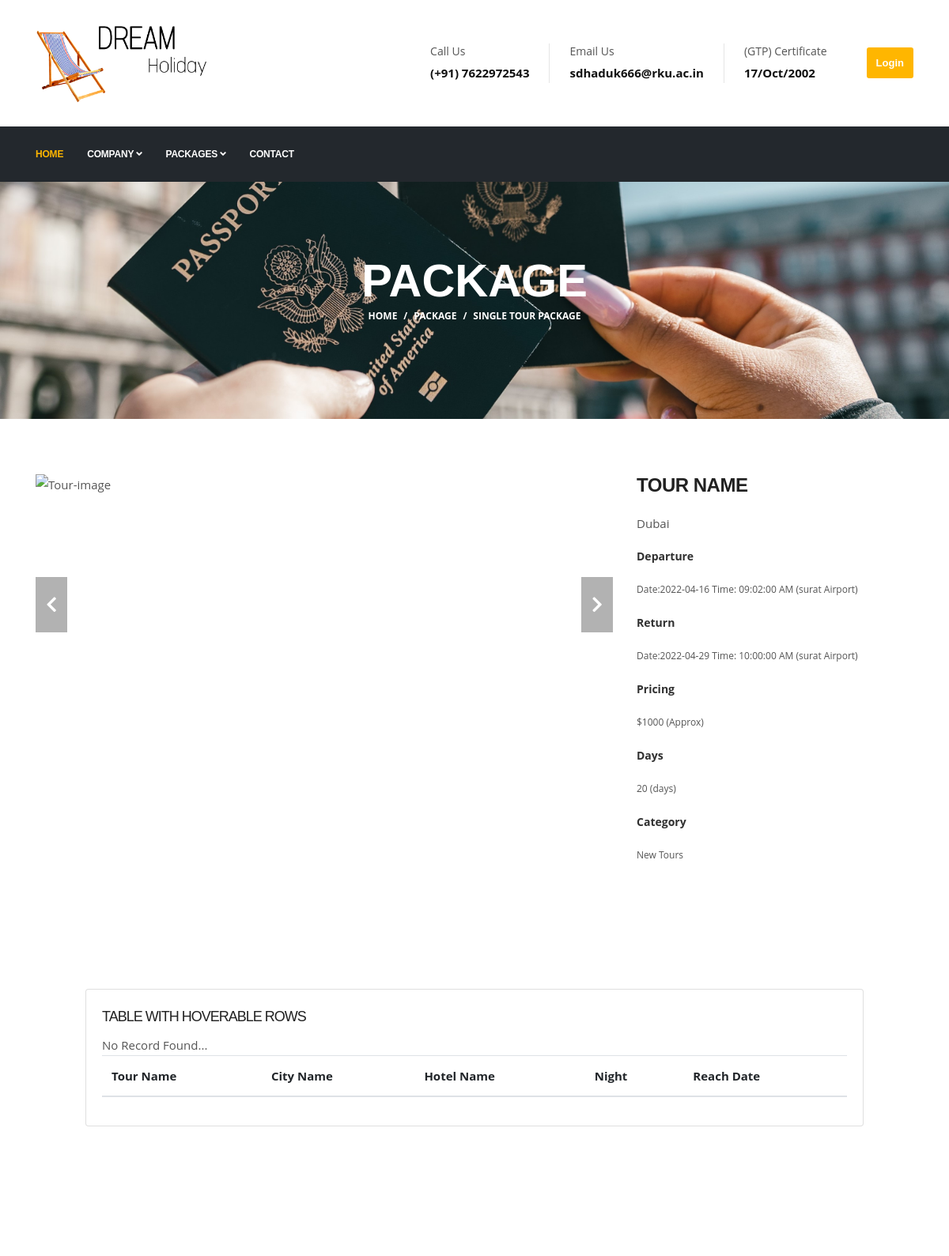
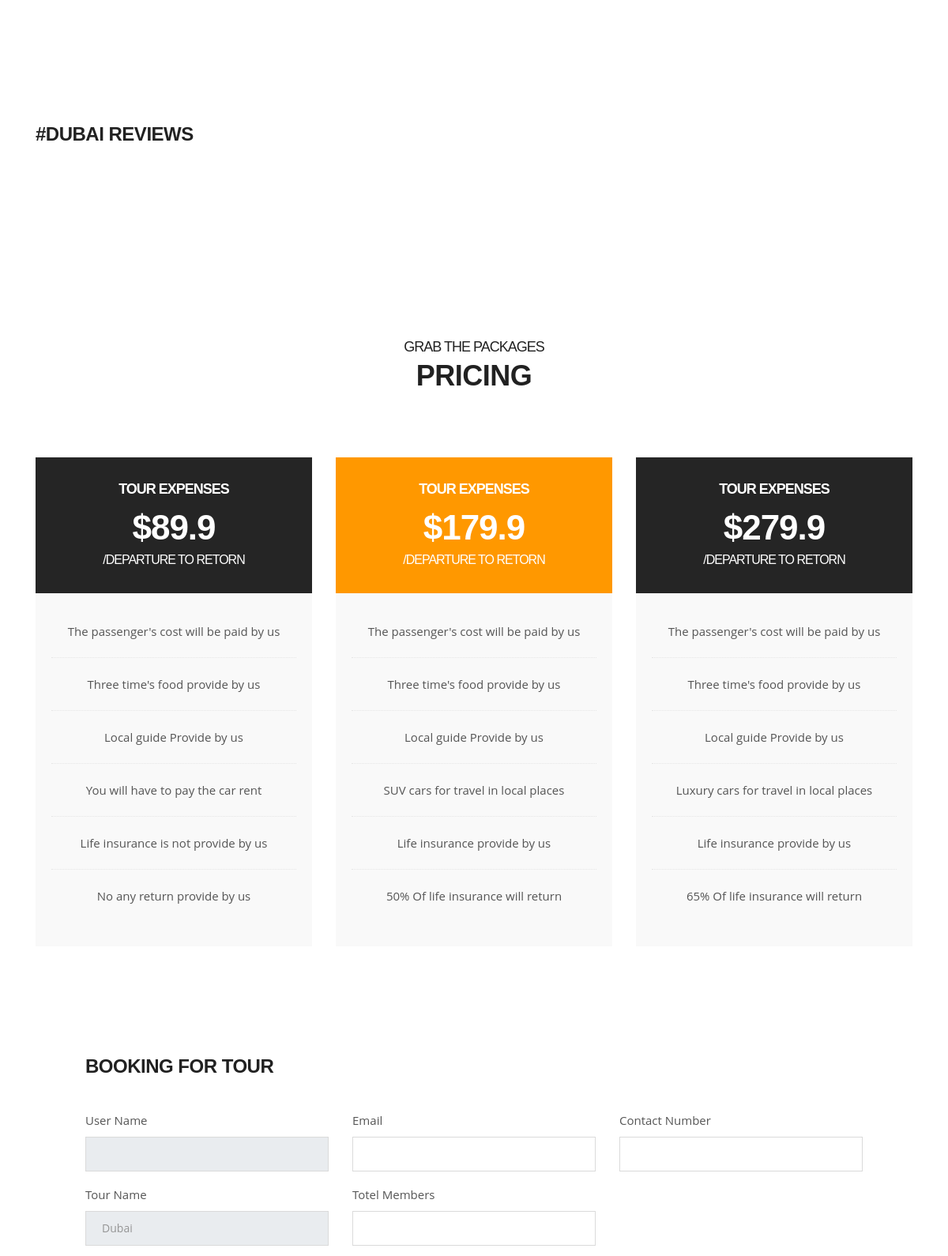
The page /projects-single.php?tour=Dubai (upper part) on the database its author committed (2 pictures, top to bottom).
### tables this page shows
CREATE TABLE `normal_data_tour` (
  `tour_name` varchar(50) NOT NULL,
  `departure_date` date NOT NULL,
  `departure_time` time NOT NULL,
  `departure_place` varchar(50) NOT NULL,
  `return_date` date NOT NULL,
  `return_time` time NOT NULL,
  `return_place` varchar(50) NOT NULL,
  `pricing` varchar(10) NOT NULL,
  `pricing_status` varchar(50) NOT NULL,
  `days` int(10) NOT NULL,
  `select_tage` varchar(50) NOT NULL
);

### projects-single.php (the view, shortened to what this page needs)
<?php include_once 'connection.php'?>
<?php $tour=$_GET['tour'];?>
<!DOCTYPE html>
<html lang="en">
<head>
  <link rel="stylesheet" href="plugins/bootstrap/bootstrap.min.css">
  <link rel="stylesheet" href="plugins/fontawesome/css/all.min.css">
  <link rel="stylesheet" href="plugins/animate-css/animate.css">
  <link rel="stylesheet" href="plugins/slick/slick.css">
  <link rel="stylesheet" href="plugins/slick/slick-theme.css">
  <link rel="stylesheet" href="plugins/colorbox/colorbox.css">
  <link rel="stylesheet" href="css/style.css">
</head>
<body>
  <div class="body-inner">
<?php include 'header.php'?>
<div id="banner-area" class="banner-area" style="background-image:url(images/banner/banner3.jpg)">
  <div class="banner-text">
    <div class="container">
        <div class="row">
          <div class="col-lg-12">
              <div class="banner-heading">
                <h1 class="banner-title">Package</h1>
                <nav aria-label="breadcrumb">
                    <ol class="breadcrumb justify-content-center">
                      <li class="breadcrumb-item"><a href="#">Home</a></li>
                      <li class="breadcrumb-item"><a href="#">Package</a></li>
                      <li class="breadcrumb-item active" aria-current="page">Single Tour Package</li>
                    </ol>
                </nav>
              </div>
          </div>
        </div>
    </div>
  </div>
</div>
<section id="main-container" class="main-container">
  <div class="container">
    <div class="row">
      <div class="col-lg-8">
        <div id="page-slider" class="page-slider small-bg">
          <div class="item">
            <img loading="lazy" class="img-fluid" src="images/projects/Tour1.jpg" alt="Tour-image" />
          </div>
        </div>
      </div>
      <div class="col-lg-4 mt-5 mt-lg-0">
        <h3 class="column-title mrt-0">Tour Name</h3>
        <?php
          $q_normal_data_tourname="SELECT `tour_name` FROM `normal_data_tour` WHERE tour_name='$tour'";
          $q_normal_data_tourname_r=mysqli_fetch_assoc(mysqli_query($con, $q_normal_data_tourname));
          $q_normal_data_departure_date="SELECT `departure_date` FROM `normal_data_tour` WHERE tour_name='$tour'";
          $q_normal_data_departure_date_r=mysqli_fetch_assoc(mysqli_query($con, $q_normal_data_departure_date));
          $q_normal_data_departure_time="SELECT `departure_time` FROM `normal_data_tour` WHERE tour_name='$tour'";
          $q_normal_data_departure_time_r=mysqli_fetch_assoc(mysqli_query($con, $q_normal_data_departure_time));
          $q_normal_data_departure_place="SELECT `departure_place` FROM `normal_data_tour` WHERE tour_name='$tour'";
          $q_normal_data_departure_place_r=mysqli_fetch_assoc(mysqli_query($con, $q_normal_data_departure_place));
          $q_normal_data_return_date="SELECT `return_date` FROM `normal_data_tour` WHERE tour_name='$tour'";
          $q_normal_data_return_date_r=mysqli_fetch_assoc(mysqli_query($con, $q_normal_data_return_date));
          $q_normal_data_return_time="SELECT `return_time` FROM `normal_data_tour` WHERE tour_name='$tour'";
          $q_normal_data_return_time_r=mysqli_fetch_assoc(mysqli_query($con, $q_normal_data_return_time));
          $q_normal_data_return_place="SELECT `return_place` FROM `normal_data_tour` WHERE tour_name='$tour'";
          $q_normal_data_return_place_r=mysqli_fetch_assoc(mysqli_query($con, $q_normal_data_return_place));
          $q_normal_data_pricing="SELECT `pricing` FROM `normal_data_tour` WHERE tour_name='$tour'";
          $q_normal_data_pricing_r=mysqli_fetch_assoc(mysqli_query($con, $q_normal_data_pricing));
          $q_normal_data_pricing_status="SELECT `pricing_status` FROM `normal_data_tour` WHERE tour_name='$tour'";
          $q_normal_data_pricing_status_r=mysqli_fetch_assoc(mysqli_query($con, $q_normal_data_pricing_status));
          $q_normal_data_days="SELECT `days` FROM `normal_data_tour` WHERE tour_name='$tour'";
          $q_normal_data_days_r=mysqli_fetch_assoc(mysqli_query($con, $q_normal_data_days));
          $q_normal_data_category="SELECT `select_tage` FROM `normal_data_tour` WHERE tour_name='$tour'";
          $q_normal_data_category_r=mysqli_fetch_assoc(mysqli_query($con, $q_normal_data_category));
        ?>
        <p><?php echo $q_normal_data_tourname_r['tour_name'];?></p>
        <ul class="project-info list-unstyled">
          <li>
            <p class="project-info-label">Departure</p>
            <p class="project-info-content">Date:<?php echo $q_normal_data_departure_date_r['departure_date'];?> Time: <?php echo $q_normal_data_departure_time_r['departure_time'];?> AM (<?php echo $q_normal_data_departure_place_r['departure_place'];?> Airport)</p>
          </li>
          <li>
            <p class="project-info-label">Return</p>
            <p class="project-info-content">Date:<?php echo $q_normal_data_return_date_r['return_date'];?> Time: <?php echo $q_normal_data_return_time_r['return_time'];?> AM (<?php echo $q_normal_data_return_place_r['return_place'];?> Airport)</p>
          </li>
          <li>
            <p class="project-info-label">Pricing</p>
            <p class="project-info-content"><?php echo $q_normal_data_pricing_r['pricing'];?> (<?php echo $q_normal_data_pricing_status_r['pricing_status'];?>)</p>
          </li>
          <li>
            <p class="project-info-label">Days</p>
            <p class="project-info-content"><?php echo $q_normal_data_days_r['days'];?> (days)</p>
          </li>
          <li>
            <p class="project-info-label">Category</p>
            <p class="project-info-content"><?php echo $q_normal_data_category_r['select_tage'];?></p>
          </li>
        </ul>
      </div>
    </div>
  </div>
</section>
<section id="main-container" class="main-container" style="padding-left: 9%; padding-right: 9%;">
<div class="card" >
            <div class="card-body">
              <h2 class="section-title" style="padding-bottom: 1%;">Table with hoverable rows</h2>
              <table class="table table-hover" >
                <thead>
                  <tr>
                    <th scope="col">Tour Name</th>
                    <th scope="col">City Name</th>
                    <th scope="col">Hotel Name</th>
                    <th scope="col">Night</th>
                    <th scope="col">Reach Date</th>
                  </tr>
                </thead>
              </table>
            </div>
          </div>
</section>
<section id="main-container" class="main-container" style="padding-left: 9%; padding-right: 9%;">
</section>
<section id="main-container" class="main-container">
  <div class="container">
    <div class="row">
    <div class="col-lg-12 mb-5 mb-lg-0">
      <div id="comments" class="comments-area">
          <h3 class="comments-heading">#<?php echo $tour ?> Reviews</h3>
          <ul class="comments-list">
          </ul>
        </div>
  </div>
    </div>
  </div>
</section>
<section id="main-container" class="main-container">
  <div class="container">
    <div class="row text-center">
      <div class="col-12">
        <h2 class="section-title">Grab the Packages</h2>
        <h3 class="section-sub-title">Pricing</h3>
      </div>
    </div>
    <div class="row">
      <div class="col-lg-4 col-md-6">
        <div class="ts-pricing-box">
          <div class="ts-pricing-header">
            <h2 class="ts-pricing-name">Tour Expenses</h2>
            <h2 class="ts-pricing-price">
              <span class="currency">$</span><strong>89.9</strong><small>/Departure To Retorn</small>
            </h2>
          </div>
          <div class="ts-pricing-features">
            <ul class="list-unstyled">
              <li>The passenger's cost will be paid by us</li>
              <li>Three time's food provide by us</li>
              <li>Local guide Provide by us</li>
              <li>You will have to pay the car rent</li>
              <li>Life insurance is not provide by us</li>
              <li>No any return provide by us</li>
            </ul>
          </div>
        </div>
      </div>
      <div class="col-lg-4 col-md-6">
        <div class="ts-pricing-box ts-pricing-featured">
          <div class="ts-pricing-header">
            <h2 class="ts-pricing-name">Tour Expenses</h2>
            <h2 class="ts-pricing-price">
              <span class="currency">$</span><strong>179.9</strong><small>/Departure To Retorn</small>
            </h2>
          </div>
          <div class="ts-pricing-features">
            <ul class="list-unstyled">
              <li>The passenger's cost will be paid by us</li>
              <li>Three time's food provide by us</li>
              <li>Local guide Provide by us</li>
              <li>SUV cars for travel in local places</li>
              <li>Life insurance provide by us</li>
              <li>50% Of life insurance will return</li>
            </ul>
          </div>
        </div>
      </div>
      <div class="col-lg-4 col-md-6">
        <div class="ts-pricing-box">
          <div class="ts-pricing-header">
            <h2 class="ts-pricing-name">Tour Expenses</h2>
            <h2 class="ts-pricing-price">
              <span class="currency">$</span><strong>279.9</strong><small>/Departure To Retorn</small>
            </h2>
          </div>
          <div class="ts-pricing-features">
            <ul class="list-unstyled">
              <li>The passenger's cost will be paid by us</li>
              <li>Three time's food provide by us</li>
              <li>Local guide Provide by us</li>
              <li>Luxury cars for travel in local places</li>
              <li>Life insurance provide by us</li>
              <li>65% Of life insurance will return</li>
            </ul>
          </div>
        </div>
      </div>
    </div>
  </div>
</section>
<div class="row" style="padding-left: 9%; padding-right: 9%; padding-top: 4%;" >
    <div class="col-md-12">
      <h3 class="column-title">Booking For Tour</h3>
      <form id="contact-form" method="post" role="form">
        <div class="row">
          <div class="col-md-4">
            <div class="form-group">
              <label>User Name</label>
              <input class="form-control form-control" name="book_uname" id="name" value="<?php if(isset($_SESSION['u']) && isset($_SESSION['p'])){
                echo $_SESSION['u'];
              }
              elseif(isset($_SESSION['ue']) && isset($_SESSION['pe'])){
                echo $_SESSION['ue'];
              }?>" type="text" disabled>
            </div>
          </div>
          <div class="col-md-4">
            <div class="form-group">
              <label>Email</label>
              <input class="form-control form-control" name="book_email" id="email" placeholder="" type="email" required>
            </div>
          </div>
          <div class="col-md-4">
            <div class="form-group">
              <label>Contact Number</label>
              <input class="form-control form-control" name="book_cnumber" id="c_number" placeholder="" type="number" required>
            </div>
          </div>
          <div class="col-md-4">
            <div class="form-group">
              <label>Tour Name</label>
              <input class="form-control form-control" name="book_tour_name" value="<?php echo $tour; ?>" type="text" disabled>
            </div>
          </div>
          <div class="col-md-4">
            <div class="form-group">
              <label>Totel Members</label>
              <input class="form-control form-control" name="book_tmembers" id="t_members" placeholder="" type="number" min="1" required>
            </div>
          </div>
        </div>
      </form>
    </div>
  </div>
  </div>
  </body>
</html>

### css/style.css (style rules this page uses)
body { background: #fff; color: #555; }
body, p { font-family: "Open Sans", sans-serif; text-rendering: optimizeLegibility; -webkit-font-smoothing: antialiased !important; line-height: 26px; font-size: 15px; }
h1, h2, h3, h4, h5, h6 { color: #212121; font-weight: 700; font-family: 'Montserrat', sans-serif; text-rendering: optimizeLegibility; -webkit-font-smoothing: antialiased !important; }
h1 { font-size: 36px; line-height: 48px; }
h2 { font-size: 28px; line-height: 36px; text-transform: uppercase; letter-spacing: -1px; }
h3 { font-size: 24px; margin-bottom: 20px; text-transform: uppercase; letter-spacing: -.5px; }
html { overflow-x: hidden !important; width: 100%; height: 100%; position: relative; -webkit-font-smoothing: antialiased; text-rendering: optimizeLegibility; }
body { border: 0; margin: 0; padding: 0; }
.body-inner { position: relative; overflow: hidden; }
a:link, a:visited { text-decoration: none; }
a { color: inherit; transition: .2s ease; }
section, .section-padding { padding: 70px 0; position: relative; }
.mrt-0 { margin-top: 0 !important; margin-bottom: 20px !important; }
.section-title { font-size: 18px; line-height: 28px; margin: 0; text-transform: uppercase; font-weight: 300; }
.section-sub-title { font-weight: 900; font-size: 36px; line-height: 46px; margin: 0 0 60px; color: #212121; }
.column-title { margin: 0 0 40px; }
.form-control { box-shadow: none; border: 1px solid #dadada; padding: 5px 20px; height: 44px; background: none; color: #959595; font-size: 14px; border-radius: 0; }
.slick-slide { outline: 0; }
.project-info-label { color: #303030; font-weight: 700; font-size: 14px; }
.project-info-content { font-size: 12px; }
.project-info li { margin-bottom: 5px; }
.banner-area { position: relative; min-height: 300px; color: #fff; background-position: 50% 50%; background-size: cover; }
.banner-title { color: #fff; text-transform: uppercase; font-size: 58px; font-weight: 900; }
.banner-text { position: absolute; top: 50%; left: 0; right: 0; max-width: 1170px; margin: 0 auto; width: 100%; z-index: 1; -webkit-transform: translateY(-50%); transform: translateY(-50%); }
.banner-heading { text-align: center; }
.breadcrumb { padding: 0; background: none; font-weight: 700; text-transform: uppercase; font-size: 12px; }
.breadcrumb li a, .breadcrumb .breadcrumb-item, .breadcrumb li a:focus, .breadcrumb li a:hover { color: #fff !important; }
.breadcrumb .breadcrumb-item + .breadcrumb-item::before { color: #fff; }
.page-slider.small-bg .item { min-height: 330px; background-size: cover; }
.ts-pricing-box { margin: 20px 0; padding: 0; text-align: center; background: #f9f9f9; }
.ts-pricing-box .ts-pricing-header { background: #252525; color: #fff; position: relative; padding: 30px 20px; }
.ts-pricing-box .ts-pricing-name { font-size: 18px; line-height: normal; margin: 0 0 5px 0; color: #fff; }
.ts-pricing-box .ts-pricing-price { font-size: 44px; color: #fff; margin: 15px 0 0; display: inline-block; }
.ts-pricing-box .ts-pricing-price > small { font-size: 16px; line-height: 16px; display: block; margin-top: 15px; color: #fff; }
.ts-pricing-box .ts-pricing-features { padding: 15px 0; }
.ts-pricing-box .ts-pricing-features ul { padding: 0 20px; }
.ts-pricing-box .ts-pricing-features ul > li { padding: 20px 0; border-top: 1px dotted #e5e5e5; }
.ts-pricing-box .ts-pricing-features ul > li:first-child { border-top: 0; }
.ts-pricing-box.ts-pricing-featured .ts-pricing-header { background: #ff9800; }
label { font-weight: 400; }
.comments-area { margin: 40px 0; }
.comments-list { list-style: none; margin: 0; padding: 20px 0; }

### rows shown on the page
normal_data_tour: tour_name "Dubai", departure_date "2022-04-16", departure_time "09:02:00", departure_place "surat", return_date "2022-04-29", return_time "10:00:00", return_place "surat", pricing "$1000", pricing_status "Approx", days "20", select_tage "New Tours"

### other values the page prints
$tour "DUBAI"
